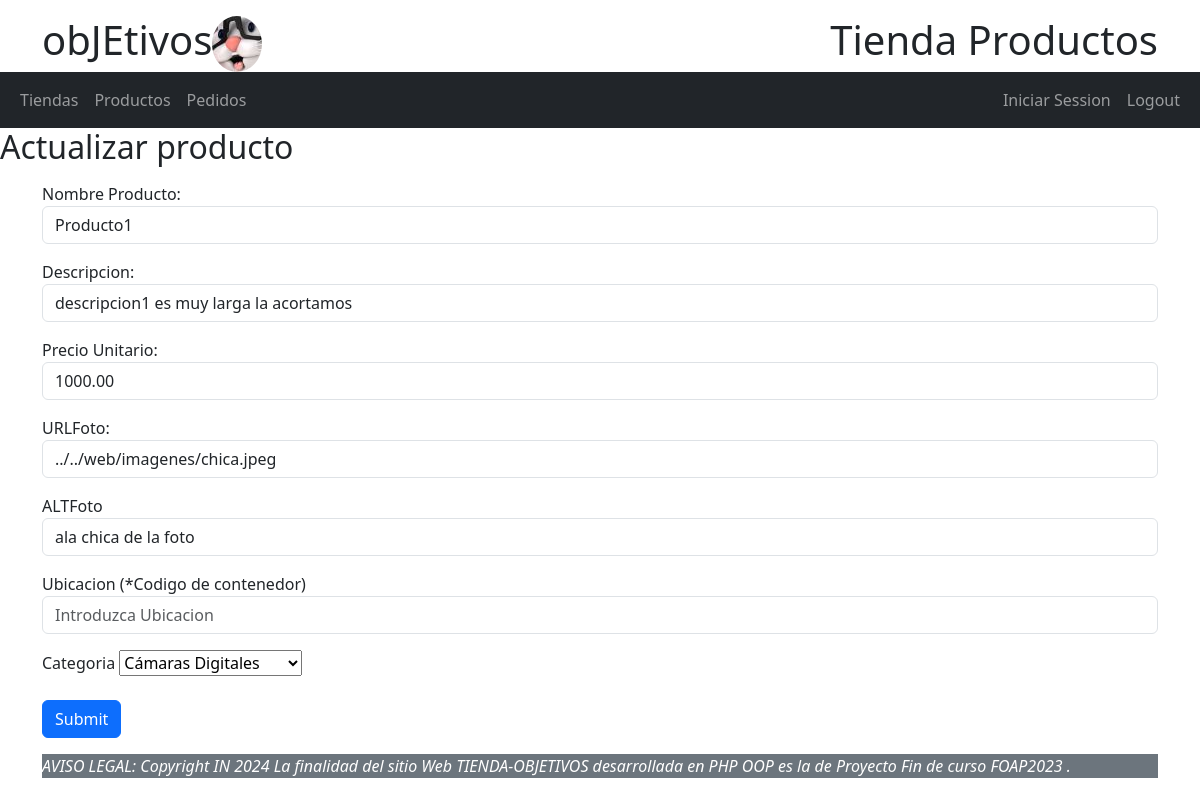
The app's page /webAdmin/includes/productoEditar.php?id=1 with its own data.
### tables this page shows
CREATE TABLE IF NOT EXISTS `productos` (
  `pro_id` INT(10) NOT NULL AUTO_INCREMENT,
  `pro_nombre` VARCHAR(45) NOT NULL,
  `pro_descripcion` VARCHAR(300) NOT NULL,
  `pro_URLFoto` VARCHAR(300) NOT NULL,
  `pro_ALTFoto` VARCHAR(45) NOT NULL,
  `pro_precioUnitario` DECIMAL(7,2) NOT NULL,
  `categoriasProductos_cat_id` INT(11) NOT NULL,
  `pro_fecha` DATETIME NOT NULL DEFAULT CURRENT_TIMESTAMP(),
  `pro_ubicacion` varchar(6) NOT NULL,
  PRIMARY KEY (`pro_id`),
  INDEX `fk_productos_categoriasProductos1_idx` (`categoriasProductos_cat_id` ASC) ,
  CONSTRAINT `fk_productos_categoriasProductos1`
    FOREIGN KEY (`categoriasProductos_cat_id`)
    REFERENCES `categoriasproductos` (`cat_id`)
    ON DELETE NO ACTION
    ON UPDATE NO ACTION);

### webAdmin/model/Producto.php (called while the page is built, shortened)
<?php
class Producto extends Connection{
    private $id;
    private $nombre;
    private $descripcion;
    private $precioUnitario;
    private $URLFoto;
    private $ALTFoto;
    private $categoria;
    private $tablaNombre = "productos";
    public function __construct($id='',$nombre ='',$descripcion='',$URLFoto='',$ALTFoto='',$precioUnitario='',$categoria='',$ubicacion='')
    {   $this->id = $id;
        $this->nombre = $nombre;
        $this->descripcion = $descripcion;
        $this->URLFoto = $URLFoto;
        $this->ALTFoto = $ALTFoto;
        $this->precioUnitario = $precioUnitario;
        $this->categoria = $categoria;
    }
    public function getNombre() {return $this->nombre;}
    public function getDescripcion() {return $this->descripcion;}
    public function getURLFoto() {return $this->URLFoto;}
    public function getALTFoto() {return $this->ALTFoto;}
    public function getCategoria() {return $this->categoria;}
    public function getPrecioUnitario() {return $this->precioUnitario;}
    public function setId($id){$this->id = $id;}
    public function categorias() {
        try {
            $stmt = $this->connect()->prepare("SELECT   cat_id as id, cat_nombre as nombre
                                            FROM categoriasproductos");
            $stmt->execute();
            return $stmt->fetchAll();
            }
        catch (Exception $e){
            return $e->getMessage();
            }
    }
    public function leer() {
        try {
            $stmt = $this->connect()->prepare("SELECT   pro_id, pro_nombre, pro_descripcion,
                                                        pro_URLFoto, pro_ALTFoto, pro_precioUnitario, categoriasProductos_cat_id as pro_categoria, pro_fecha, pro_ubicacion
                                                FROM ". $this->tablaNombre."  WHERE pro_id = ?");
            $stmt->execute([$this->id]);
            $record = $stmt->fetchAll()[0];
            $this->id = $record['pro_id'];
            $this->nombre = $record['pro_nombre'];
            $this->descripcion = $record['pro_descripcion'];
            $this->URLFoto = $record['pro_URLFoto'];
            $this->ALTFoto = $record['pro_ALTFoto'];
            $this->precioUnitario = $record['pro_precioUnitario'];
            $this->categoria = $record['pro_categoria'];
            return true;
        }
        catch (Exception $e){
            return $e->getMessage();
            }
    }
}

### webAdmin/model/Connection.php (called while the page is built)
<?php
class Connection {
    protected function connect(){
        try {
            $con = new PDO('mysql:host=localhost;dbname=tienda', 'root','');
            $con->setAttribute(PDO::ATTR_DEFAULT_FETCH_MODE,PDO::FETCH_ASSOC);
            return $con;
        } catch (PDOException $e) {
            return "Error!: ". $e->getMessage()."<br>";
        }
    }
}

### webAdmin/includes/productoEditar.php (the view, shortened to what this page needs)
<?php
require "../model/Connection.php";
require "../model/Producto.php";
$producto = new Producto();
$categorias = $producto->categorias();
if (isset ($_GET['id'])){
    $id = $_GET['id'];
    $producto->setId($id);
    $result = $producto->leer();
    $nombre = $descripcion= $URLFoto = $AlTFoto = $categoria = "";
    $precioUnitario = $fecha = $nombreCat = "";
    if ($result) {
        $nombre = $producto->getNombre();
        $descripcion = $producto->getDescripcion();
        $URLFoto = $producto->getURLFoto();
        $ALTFoto = $producto->getAlTFoto();
        $categoria = $producto->getCategoria();
        $precioUnitario = $producto->getPrecioUnitario();
        }
    };
?>
<!DOCTYPE html>
<html lang="en">
<head>
    <link href="https://cdn.jsdelivr.net/npm/bootstrap@5.3.3/dist/css/bootstrap.min.css" rel="stylesheet">
    <link href="https://cdn.jsdelivr.net/npm/bootstrap-icons@1.11.3/font/bootstrap-icons.min.css" rel="stylesheet">
</head>
<body>
<?php include "../includes/header.php"; ?>
<h2>Actualizar producto</h2>
<div class="container mt-3">
    <form action="" method="post">
        <div class="mb-3">
            <label for="nombre">Nombre Producto:</label>
            <input type="text" class="form-control" id="nombre" placeholder="Introduzca nombre producto" name="nombre" value="<?=$nombre;?>" >
        </div>
        <div class="mb-3">
            <label for="descripcion">Descripcion:</label>
            <input type="text" class="form-control" id="descripcion" placeholder="Introduzca descripcion" name="descripcion" required value="<?=$descripcion;?>">
        </div>
        <div class="mb-3">
            <label for="precio">Precio Unitario:</label>
            <input type="numeric" class="form-control" id="precio" placeholder="Introduzca Precio" name="precioUnitario" required value="<?=$precioUnitario;?>">
        </div>
        <div class="mb-3">
            <label for="URLFoto">URLFoto:</label>
            <input type="text" class="form-control" id="URLFoto" placeholder="Introduzca URLFoto" name="URLFoto" required value="<?=$URLFoto;?>">
        </div>
        <div class="mb-3">
            <label for ="ALTFoto">ALTFoto</label>
            <input type="text" class="form-control" id="ALTFoto" placeholder="Introduzca texto para Foto" name="ALTFoto" required value="<?=$ALTFoto;?>">
        </div>
        <div class="mb-3">
            <label for ="ubicacion">Ubicacion (*Codigo de contenedor) </label>
            <input type="text" class="form-control" id="ubicacion" placeholder="Introduzca Ubicacion" name="ubicacion" required>
        </div>
        <div>
            <label for ="categoria">Categoria</label>
            <select id= "categoria" name="categoria" >
<?php
                foreach ($categorias as $cat)
                {
                    if ($cat['id'] == $categoria) {
                        echo "<option value='$cat[id]' selected='selected'>$cat[nombre]</option>";
                    } else {
                         echo "<option value='$cat[id]'>$cat[nombre]</option>";
                    }
                }
?>
            </select>
        </div>
        <br>
        <button name="actualizar" type="submit" class="btn btn-primary" value="Actualizar">Submit</button>
    </form>
</div>
<?php include "../includes/footer.php"; ?>
</body>
</html>

### records on screen
productos: nombre "Producto1", descripcion "descripcion1 es muy larga la acortamos", precioUnitario "1000.00", URLFoto "../../web/imagenes/chica.jpeg", ALTFoto "ala chica de la foto"

### other values on screen
$title "Tienda Productos"
form field categoria "Cámaras Digitales"
